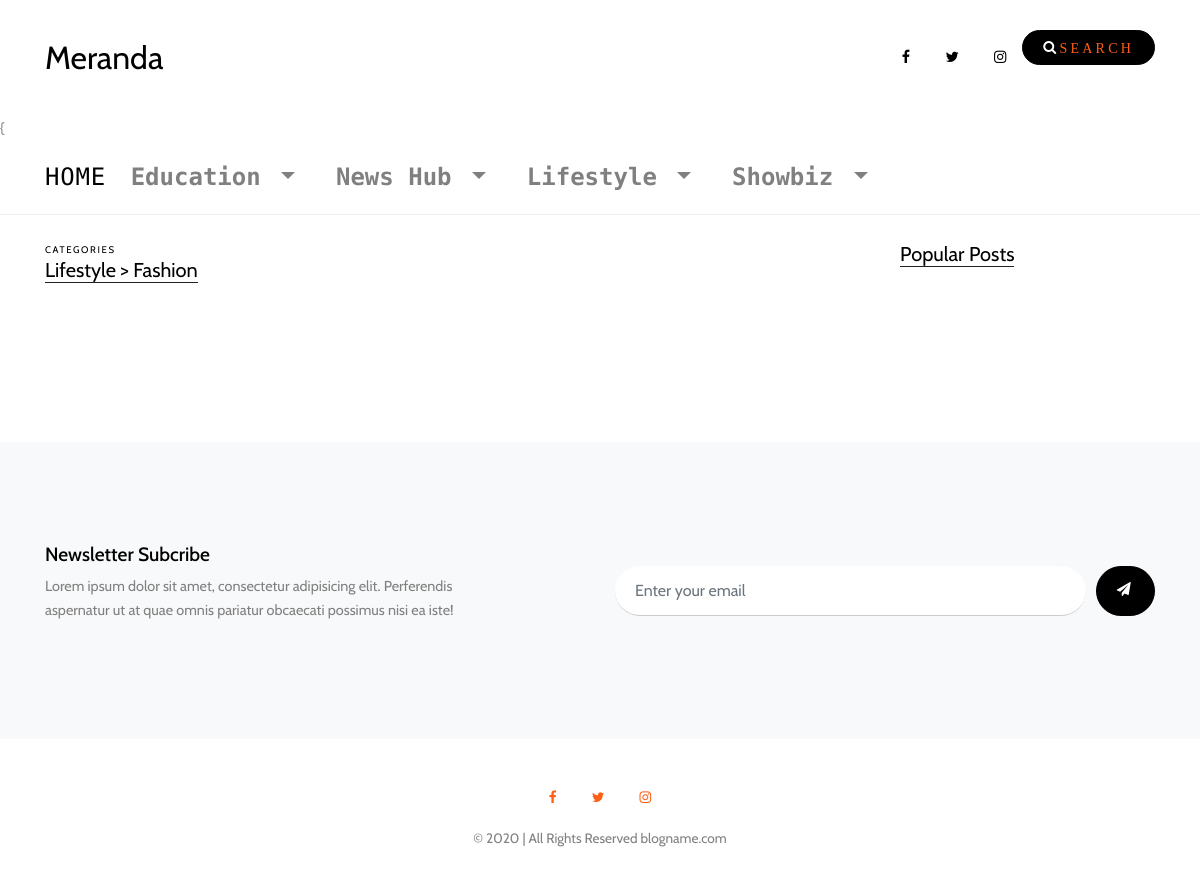
Before: /category/5/Relationship/ with the older database file.
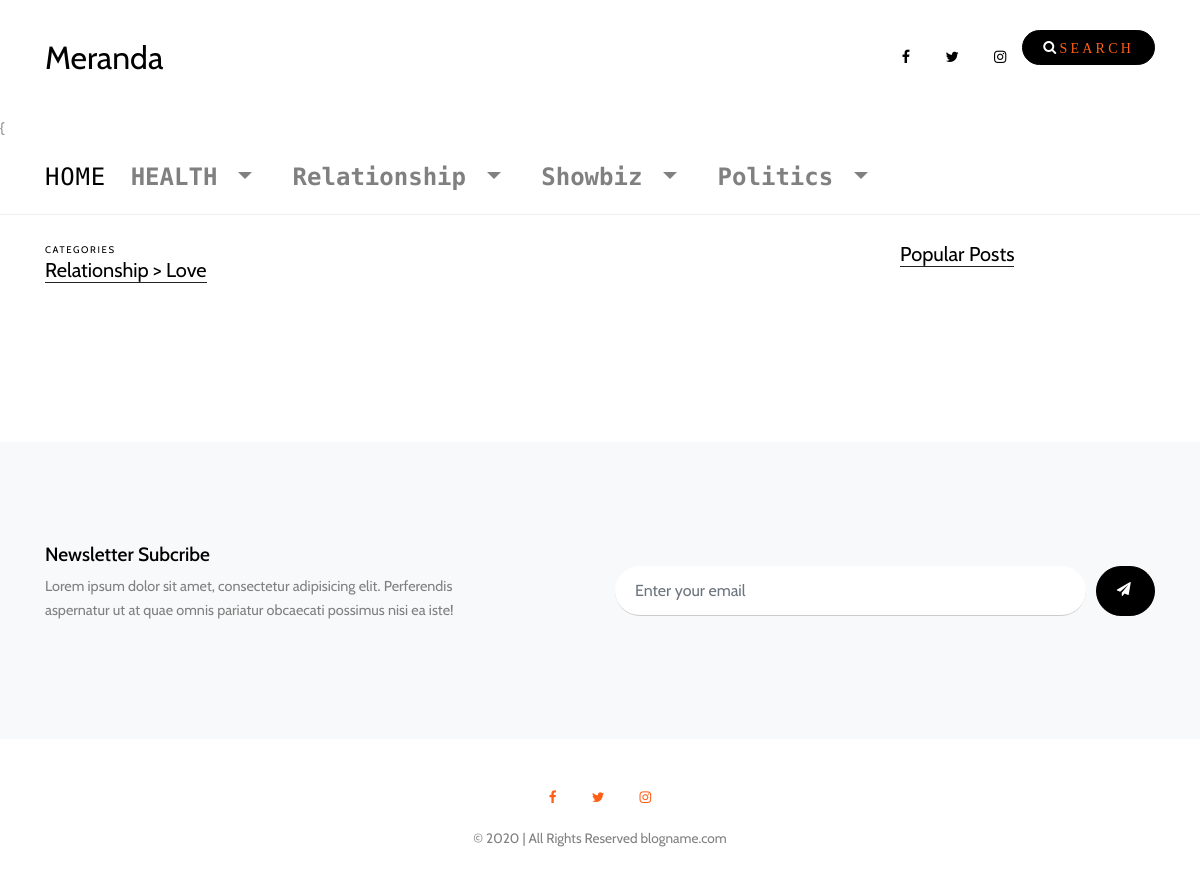
After: the same page with the newer database file.
### blogsite/models.py (models this page shows)
class BaseModel(models.Model):
    date_add = models.DateTimeField(auto_now_add=True)
    date_updated = models.DateTimeField(auto_now=True)
    class Meta:
        abstract =True

class Category(BaseModel):
    name = models.CharField(max_length=200,unique=True)
    def __str__(self):
        return self.name

class Subcategory(BaseModel):
    category = models.ForeignKey(Category,on_delete=models.CASCADE,related_name='categories')
    name = models.CharField(max_length=200)
    class Meta:
        ordering = ['-date_updated']
    def __str__(self):
        return '{} > {}'.format(self.category,self.name)

### blogsite/views.py (the view)
# urls.py: path('category/<int:id>/<str:category>/',views.articleCategory,name='category'),
def  articleCategory(request,category,id):
    navbar_items = Category.objects.all()
    category = get_object_or_404(Subcategory,id=id)
    articles = category.articles.order_by('-date_updated')
    popular_post = category.articles.filter(total_views__gte=2).order_by('-total_views')
    paginator = Paginator(articles, 10)
    page = request.GET.get('page')
    try:
        articles_pag= paginator.page(page)
    except PageNotAnInteger:
        articles_pag = paginator.page(1)
    except EmptyPage:
        articles_pag = paginator.page(paginator.num_pages)
    context = {
        'navbar_items':navbar_items,
        'article':articles_pag,
        'category':category,
        'popular_post':popular_post,
    }
    return render(request,'blog/article_category.html',context)

### templates/blog/article_category.html (shortened to what this page needs)
{% extends "base.html" %}
{% load static %}
{% load bootstrap_pagination %}
{% block body %}
<body data-spy="scroll" data-target=".site-navbar-target" data-offset="300">
    <div class="site-navbar py-2 js-sticky-header site-navbar-target d-none pl-0 d-lg-block" role="banner">
      <div class="container">
        <div class="d-flex align-items-center">
          <div class="mr-auto">
            <nav class="site-navigation position-relative text-right" role="navigation">
              <ul class="site-menu main-menu js-clone-nav mr-auto d-none pl-0 d-lg-block">
                <li>
                  <a style="font-size: x-large;" class="active" href="{% url 'blogsite:home' %}">
                    Home
                  </a>
                </li>
                {% for category  in navbar_items  %}
                <li class="nav-link text-left nav-item dropdown" is="dropdown">
                  <div  style="cursor: pointer;" class="dropdown-toggle" id="dropdownMenuButton" data-toggle="dropdown" aria-haspopup="true"
                    aria-expanded="false">
                    {{category.name}}
                  </div>
                </li>
                {% endfor %}
              </ul>
            </nav>
          </div>
        </div>
      </div>
    </div>
  </div>
    <div class="site-section">
      <div class="container">
        <div class="row">
          <div class="col-lg-9">
            <div class="section-title">
              <span class="caption d-block small">Categories</span>
              <h2>{{category}}</h2>
            </div>
          </div>
          <div class="col-lg-3">
            <div class="section-title">
              <h2>Popular Posts</h2>
            </div>
          </div>
        </div>
      </div>
    </div>
    <div class="site-section subscribe bg-light">
      <div class="container">
        <form action="#" class="row align-items-center">
          <div class="col-md-5 mr-auto">
            <h2>Newsletter Subcribe</h2>
            <p>Lorem ipsum dolor sit amet, consectetur adipisicing elit. Perferendis aspernatur ut at quae omnis pariatur obcaecati possimus nisi ea iste!</p>
          </div>
          <div class="col-md-6 ml-auto">
            <div class="d-flex">
              <input type="email" class="form-control" placeholder="Enter your email">
              <button type="submit" class="btn btn-secondary" ><span class="icon-paper-plane"></span></button>
            </div>
          </div>
        </form>
      </div>
    </div>
  </div>
{% endblock body %}

Changed rows visible on the page:
removed Category: name "Education"
removed Category: name "News Hub"
removed Category: name "Lifestyle"
added Category: name "HEALTH"
added Category: name "Relationship"
added Category: name "Politics"
changed Subcategory: category+name "Lifestyle > Fashion" → "Relationship > Love"
